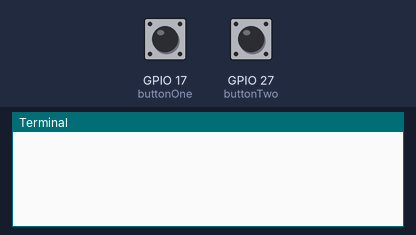
Bench run of a program on a simulated Raspberry Pi (BCM pin numbers). Shown: the last lines printed to the terminal. Inputs (shaded band) come from the test bench; at power-on: GPIO 17 (buttonOne) LOW, GPIO 27 (buttonTwo) HIGH.

Above: at 1.2 s.
1.3 s: GPIO 17 (buttonOne) pulled HIGH for 0.15 s
At 1.8 s:
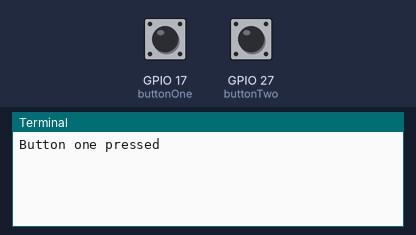
2.9 s: GPIO 27 (buttonTwo) pulled LOW for 0.15 s
At 3.7 s:
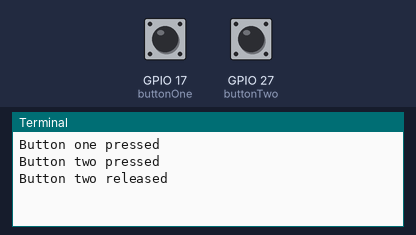

The program:

Two_Buttons_Callback.py
```python
#!/usr/bin/env python
# Two_Buttons_Callback.py
# Detecting Rising and Falling Edge on
# two pushbutton connected to +3.3 and GND
# Button One uses a callback function to eliminate blocking
# All callbacks operate on single thread so sequential if using multiple

import RPi.GPIO as GPIO

GPIO.setmode(GPIO.BCM)
GPIO.setwarnings(False)

buttonOne = 17     #Connected to 3.3 volts
buttonTwo = 27     #Connected to GND

# When we push buttonOne it connects +3.3 volts to input pin 17
# GPIO.PUD_DOWN "pulls" the pin low (ground) so it can detect
# the "high" that the button sends when pushed
GPIO.setup(buttonOne, GPIO.IN, pull_up_down = GPIO.PUD_DOWN)

# When we push buttonTwo it connects ground to input pin 27
# GPIO.PUD_UP "pulls" the pin to a high (+3.3 volts) so it can detect
# the "low" that the button sends when pushed
GPIO.setup(buttonTwo, GPIO.IN, pull_up_down = GPIO.PUD_UP)

# Create callback function for button one
def printFunction(channel):
    print("Button one pressed")

# Add callback function to GPIO.Rising event on buttonOne (add bouncetime=300)
GPIO.add_event_detect(buttonOne, GPIO.RISING, callback=printFunction)

try:
    while True:

        GPIO.wait_for_edge(buttonTwo, GPIO.FALLING)
        print("Button two pressed")

        GPIO.wait_for_edge(buttonTwo, GPIO.RISING)
        print("Button two released")
except KeyboardInterrupt:
    GPIO.cleanup()
```

Measured:
- after the input at 1.3 s, the terminal: prints a new line at once (image 1)
- after the input at 2.9 s, the terminal: prints a new line at once (image 2)
